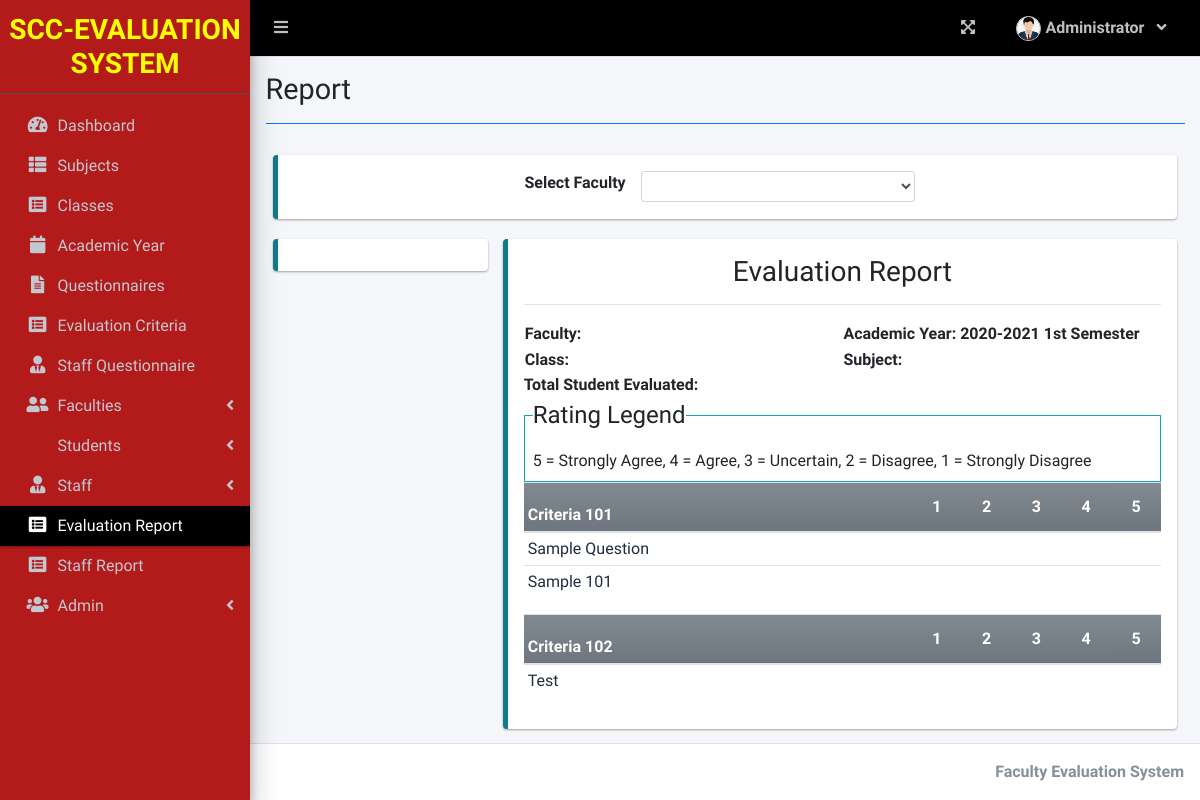
Before: /index.php?page=report (signed in) with the older database file.
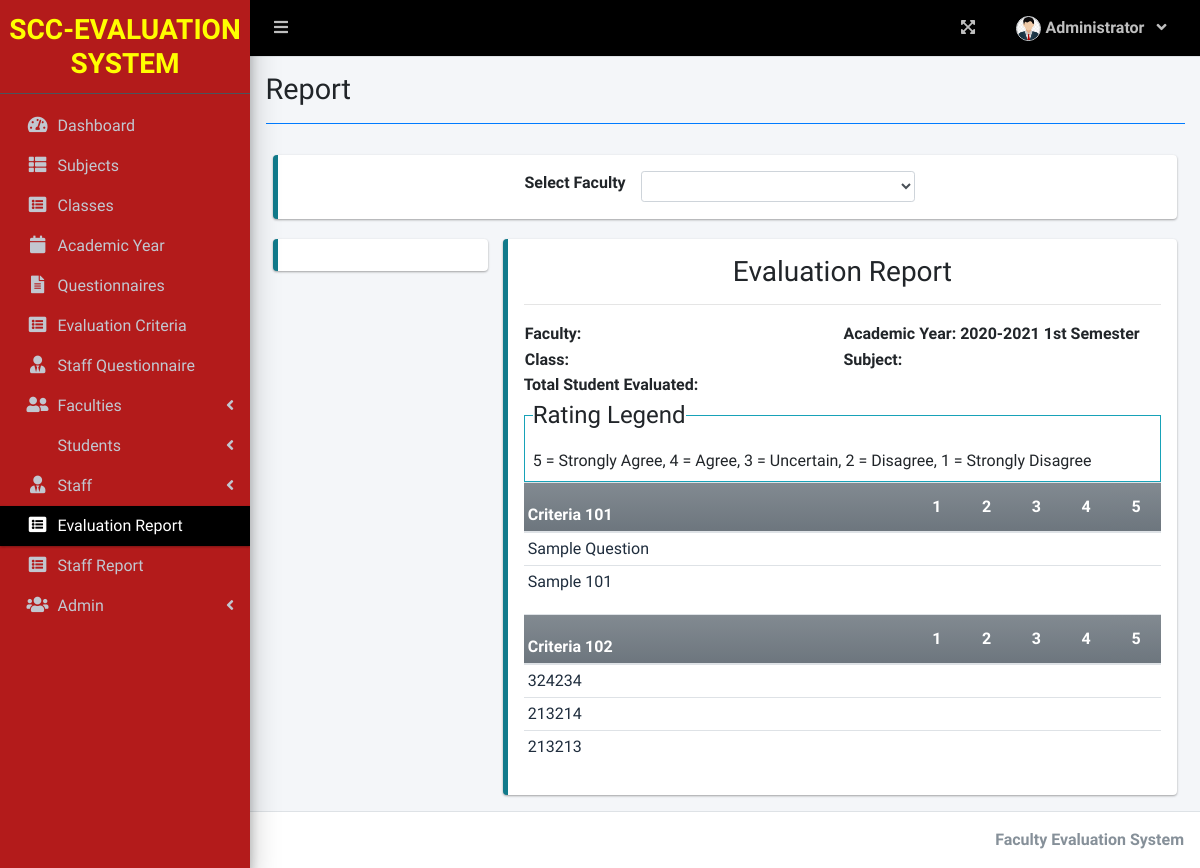
After: the same page with the newer database file.
### tables this page shows
CREATE TABLE `criteria_list` (
  `id` int(30) NOT NULL,
  `criteria` text NOT NULL,
  `order_by` int(30) NOT NULL
);

CREATE TABLE `question_list` (
  `id` int(30) NOT NULL,
  `academic_id` int(30) NOT NULL,
  `question` text NOT NULL,
  `order_by` int(30) NOT NULL,
  `criteria_id` int(30) NOT NULL,
  `staff_id` int(11) NOT NULL
);

### admin/report.php (the view, shortened to what this page needs)
<?php $faculty_id = isset($_GET['fid']) ? $_GET['fid'] : '' ; ?>
<?php
function ordinal_suffix($num){
    $num = $num % 100;
    if($num < 11 || $num > 13){
         switch($num % 10){
            case 1: return $num.'st';
        }
    }
    return $num.'th';
}
?>
<div class="col-lg-12">
	<div class="callout callout-info">
		<div class="d-flex w-100 justify-content-center align-items-center">
			<label for="faculty">Select Faculty</label>
			<div class=" mx-2 col-md-4">
			<select name="" id="faculty_id" class="form-control form-control-sm select2">
				<option value=""></option>
				<?php
				$faculty = $conn->query("SELECT *,concat(firstname,' ',lastname) as name FROM faculty_list order by concat(firstname,' ',lastname) asc");
				while($row=$faculty->fetch_assoc()):
				?>
				<option value="<?php echo $row['id'] ?>" <?php echo isset($faculty_id) && $faculty_id == $row['id'] ? "selected" : "" ?>><?php echo ucwords($row['name']) ?></option>
				<?php endwhile; ?>
			</select>
			</div>
		</div>
	</div>
	<div class="row">
	</div>
	<div class="row">
		<div class="col-md-3">
			<div class="callout callout-info">
			</div>
		</div>
		<div class="col-md-9">
			<div class="callout callout-info" id="printable">
			<div>
			<h3 class="text-center">Evaluation Report</h3>
			<hr>
			<table width="100%">
					<tr>
						<td width="50%"><p><b>Faculty: <span id="fname"></span></b></p></td>
						<td width="50%"><p><b>Academic Year: <span id="ay"><?php echo $_SESSION['academic']['year'].' '.(ordinal_suffix($_SESSION['academic']['semester'])) ?> Semester</span></b></p></td>
					</tr>
					<tr>
						<td width="50%"><p><b>Class: <span id="classField"></span></b></p></td>
						<td width="50%"><p><b>Subject: <span id="subjectField"></span></b></p></td>
					</tr>
			</table>
				<p class=""><b>Total Student Evaluated: <span id="tse"></span></b></p>
			</div>
				<fieldset class="border border-info p-2 w-100">
				   <legend  class="w-auto">Rating Legend</legend>
				   <p>5 = Strongly Agree, 4 = Agree, 3 = Uncertain, 2 = Disagree, 1 = Strongly Disagree</p>
				</fieldset>
				<?php
						$criteria = $conn->query("SELECT * FROM criteria_list where id in (SELECT criteria_id FROM question_list where academic_id = {$_SESSION['academic']['id']} ) order by abs(order_by) asc ");
						while($crow = $criteria->fetch_assoc()):
					?>
					<table class="table table-condensed wborder">
						<thead>
							<tr class="bg-gradient-secondary">
								<th class=" p-1"><b><?php echo $crow['criteria'] ?></b></th>
								<th width="5%" class="text-center">1</th>
								<th width="5%" class="text-center">2</th>
								<th width="5%" class="text-center">3</th>
								<th width="5%" class="text-center">4</th>
								<th width="5%" class="text-center">5</th>
							</tr>
						</thead>
						<tbody class="tr-sortable">
							<?php
							$questions = $conn->query("SELECT * FROM question_list where criteria_id = {$crow['id']} and academic_id = {$_SESSION['academic']['id']} order by abs(order_by) asc ");
							while($row=$questions->fetch_assoc()):
							?>
							<tr class="bg-white">
								<td class="p-1" width="40%">
									<?php echo $row['question'] ?>
								</td>
								<?php for($c=1;$c<=5;$c++): ?>
								<td class="text-center">
			                      </div>
								</td>
								<?php endfor; ?>
							</tr>
							<?php endwhile; ?>
						</tbody>
					</table>
					<?php endwhile; ?>

### index.php (shortened to what this page needs)
<!DOCTYPE html>
<html lang="en">
<?php
	include 'header.php'
?>
<body class="hold-transition sidebar-mini layout-fixed layout-navbar-fixed layout-footer-fixed">
<div class="wrapper">
  <?php include 'topbar.php' ?>
  <?php include $_SESSION['login_view_folder'].'sidebar.php' ?>
  <div class="content-wrapper">
    <div class="content-header">
      <div class="container-fluid">
        <div class="row mb-2">
          <div class="col-sm-6">
            <h1 class="m-0"><?php echo $title ?></h1>
          </div>
        </div>
            <hr class="border-primary">
      </div>
    </div>
    <section class="content">
      <div class="container-fluid">
         <?php
            $page = isset($_GET['page']) ? $_GET['page'] : 'home';
            if(!file_exists($_SESSION['login_view_folder'].$page.".php")){
                include '404.html';
            }else{
            include $_SESSION['login_view_folder'].$page.'.php';
            }
          ?>
  <footer class="main-footer">
    <div class="float-right d-none d-sm-inline-block">
      <b><?php echo $_SESSION['system']['name'] ?></b>
    </div>
  </footer>
</body>
</html>

### header.php (shortened to what this page needs)
<head>
  <?php
  $title = isset($_GET['page']) ? ucwords(str_replace("_", ' ', $_GET['page'])) : "Home";
  ?>
  <link rel="stylesheet" href="assets/plugins/fontawesome-free/css/all.min.css">
  <link rel="stylesheet" href="https://code.ionicframework.com/ionicons/2.0.1/css/ionicons.min.css">
  <link rel="stylesheet" href="assets/plugins/overlayScrollbars/css/OverlayScrollbars.min.css">
  <link rel="stylesheet" href="assets/plugins/datatables-bs4/css/dataTables.bootstrap4.min.css">
  <link rel="stylesheet" href="assets/plugins/datatables-responsive/css/responsive.bootstrap4.min.css">
  <link rel="stylesheet" href="assets/plugins/datatables-buttons/css/buttons.bootstrap4.min.css">
  <link rel="stylesheet" href="assets/plugins/select2/css/select2.min.css">
  <link rel="stylesheet" href="assets/plugins/select2-bootstrap4-theme/select2-bootstrap4.min.css">
  <link rel="stylesheet" href="assets/plugins/sweetalert2-theme-bootstrap-4/bootstrap-4.min.css">
  <link rel="stylesheet" href="assets/plugins/jquery-ui/jquery-ui.min.css">
  <link rel="stylesheet" href="assets/plugins/toastr/toastr.min.css">
  <link rel="stylesheet" href="assets/plugins/dropzone/min/dropzone.min.css">
  <link rel="stylesheet" href="assets/dist/css/jquery.datetimepicker.min.css">
  <link rel="stylesheet" href="assets/plugins/icheck-bootstrap/icheck-bootstrap.min.css">
  <link rel="stylesheet" href="assets/plugins/bootstrap4-toggle/css/bootstrap4-toggle.min.css">
  <link rel="stylesheet" href="assets/dist/css/adminlte.min.css">
  <link rel="stylesheet" href="assets/dist/css/styles.css">
  <link rel="stylesheet" href="assets/plugins/summernote/summernote-bs4.min.css">
</head>

### topbar.php (shortened to what this page needs)
<nav class="main-header navbar navbar-expand navbar-primary navbar-dark ">
  <ul class="navbar-nav">
    <?php if(isset($_SESSION['login_id'])): ?>
    <li class="nav-item">
      <a class="nav-link" data-widget="pushmenu" href="" role="button"><i class="fas fa-bars"></i></a>
    </li>
  <?php endif; ?>
  </ul>
  <ul class="navbar-nav ml-auto">
    <li class="nav-item">
      <a class="nav-link" data-widget="fullscreen" href="#" role="button">
        <i class="fas fa-expand-arrows-alt"></i>
      </a>
    </li>
   <li class="nav-item dropdown">
          <a class="nav-link"  data-toggle="dropdown" aria-expanded="true" href="javascript:void(0)">
            <span>
              <div class="d-felx badge-pill">
                <span class=""><img src="assets/uploads/<?php echo $_SESSION['login_avatar'] ?>" alt="" class="user-img border "></span>
                <span><b><?php echo ucwords($_SESSION['login_firstname']) ?></b></span>
                <span class="fa fa-angle-down ml-2"></span>
              </div>
            </span>
          </a>
    </li>
  </ul>
</nav>

### admin/sidebar.php (shortened to what this page needs)
<!DOCTYPE html>
<html lang="en">
<head>
  <link rel="stylesheet" href="path/to/your/styles.css">
  <link rel="stylesheet" href="path/to/font-awesome/css/all.min.css">
</head>
<body>
  <aside class="main-sidebar sidebar-dark-primary elevation-4">
    <div class="dropdown">
      <a href="./" class="brand-link">
      <h3 class="text-center p-0 m-0"><b style="color: yellow;">SCC-EVALUATION</b></h3>
      <h3 class="text-center p-0 m-0"><b style="color: yellow;">SYSTEM</b></h3>
      </a>
    </div>
    <div class="sidebar">
      <nav class="mt-2">
        <ul class="nav nav-pills nav-sidebar flex-column nav-flat" data-widget="treeview" role="menu" data-accordion="false">
          <li class="nav-item dropdown">
            <a href="./" class="nav-link nav-home">
              <i class="nav-icon fas fa-tachometer-alt"></i>
              <p>Dashboard</p>
            </a>
          </li>
          <li class="nav-item dropdown">
            <a href="./index.php?page=subject_list" class="nav-link nav-subject_list">
              <i class="nav-icon fas fa-th-list"></i>
              <p>Subjects</p>
            </a>
          </li>
          <li class="nav-item dropdown">
            <a href="./index.php?page=class_list" class="nav-link nav-class_list">
              <i class="nav-icon fas fa-list-alt"></i>
              <p>Classes</p>
            </a>
          </li>
          <li class="nav-item dropdown">
            <a href="./index.php?page=academic_list" class="nav-link nav-academic_list">
              <i class="nav-icon fas fa-calendar"></i>
              <p>Academic Year</p>
            </a>
          </li>
          <li class="nav-item dropdown">
            <a href="./index.php?page=questionnaire" class="nav-link nav-questionnaire">
              <i class="nav-icon fas fa-file-alt"></i>
              <p>Questionnaires</p>
            </a>
          </li>
          <li class="nav-item dropdown">
            <a href="./index.php?page=criteria_list" class="nav-link nav-criteria_list">
              <i class="nav-icon fas fa-list-alt"></i>
              <p>Evaluation Criteria</p>
            </a>
          </li>
          <li class="nav-item dropdown">
            <a href="./index.php?page=staff_questionnaire" class="nav-link nav-staff_questionnaire">
              <i class="nav-icon fas fa-user-tie"></i>
              <p>Staff Questionnaire</p>
            </a>
          </li>
          <li class="nav-item">
            <a href="#" class="nav-link nav-edit_faculty">
              <i class="nav-icon fas fa-user-friends"></i>
              <p>
                Faculties
                <i class="right fas fa-angle-left"></i>
              </p>
            </a>
          </li>
          <li class="nav-item">
            <a href="#" class="nav-link nav-edit_student">
              <p>
                Students
                <i class="right fas fa-angle-left"></i>
              </p>
            </a>
          </li>
          <li class="nav-item">
            <a href="#" class="nav-link nav-edit_staff">
              <i class="nav-icon fas fa-user-tie"></i>
              <p>
                Staff
                <i class="right fas fa-angle-left"></i>
              </p>
            </a>
          </li>
          <li class="nav-item dropdown">
            <a href="./index.php?page=report" class="nav-link nav-report">
              <i class="nav-icon fas fa-list-alt"></i>
              <p>Evaluation Report</p>
            </a>
          </li>
          <li class="nav-item dropdown">
            <a href="./index.php?page=staff_report" class="nav-link nav-staff_report">
              <i class="nav-icon fas fa-list-alt"></i>
              <p>Staff Report</p>
            </a>
          </li>
          <li class="nav-item">
            <a href="#" class="nav-link nav-edit_user">
              <i class="nav-icon fas fa-users"></i>
              <p>
                Admin
                <i class="right fas fa-angle-left"></i>
              </p>
            </a>
          </li>
        </ul>
      </nav>
    </div>
  </aside>
</body>
</html>

### topbar.php (style rules this page uses)
.user-img { border-radius: 50%; height: 25px; width: 25px; object-fit: cover; }
.main-header { background-color: black; }

### admin/sidebar.php (style rules this page uses)
.main-sidebar { background-color: #b31b1b; }
.layout-navbar-fixed .wrapper .sidebar-dark-primary .brand-link:not([class*=navbar]) { background-color: #b31b1b; }
.sidebar-dark-primary .nav-sidebar>.nav-item>.nav-link.active, .sidebar-light-primary .nav-sidebar>.nav-item>.nav-link.active { background-color: #000; color: #fff; }
.sidebar { padding: 45px 8px; }

Changed rows visible on the page:
removed question_list: question "Test", shown under criteria_list "Criteria 102"
added question_list: question "324234", shown under criteria_list "Criteria 102"
added question_list: question "213214", shown under criteria_list "Criteria 102"
added question_list: question "213213", shown under criteria_list "Criteria 102"
